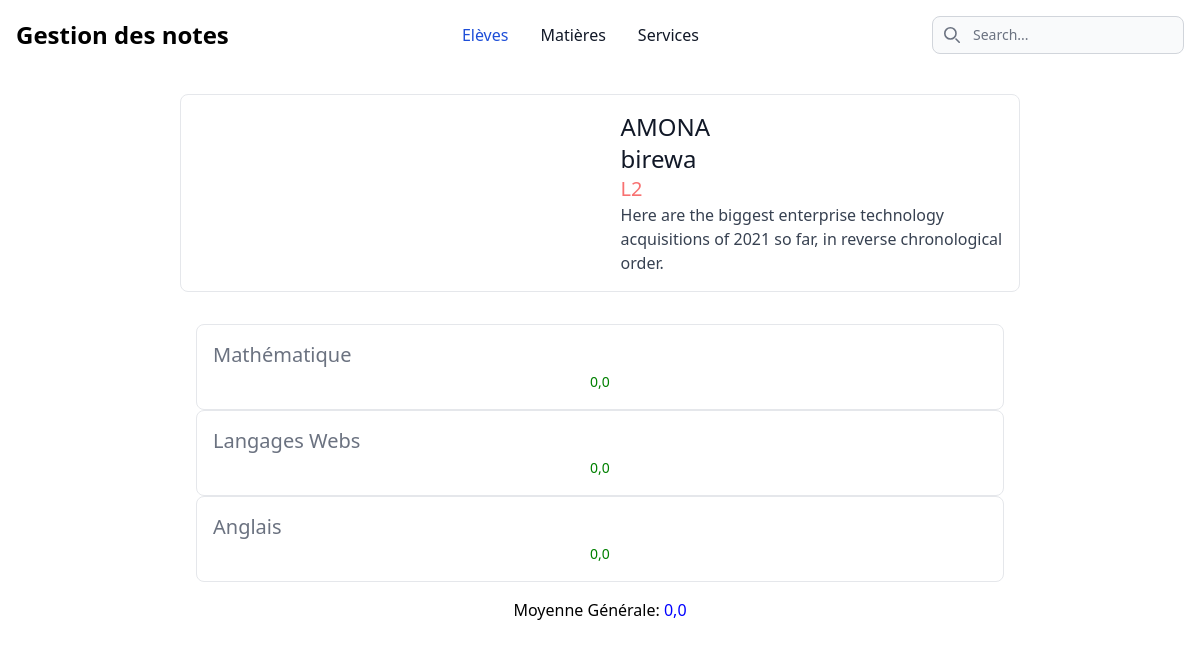
Page /notes/eleve/98567889/ on the earlier database version.
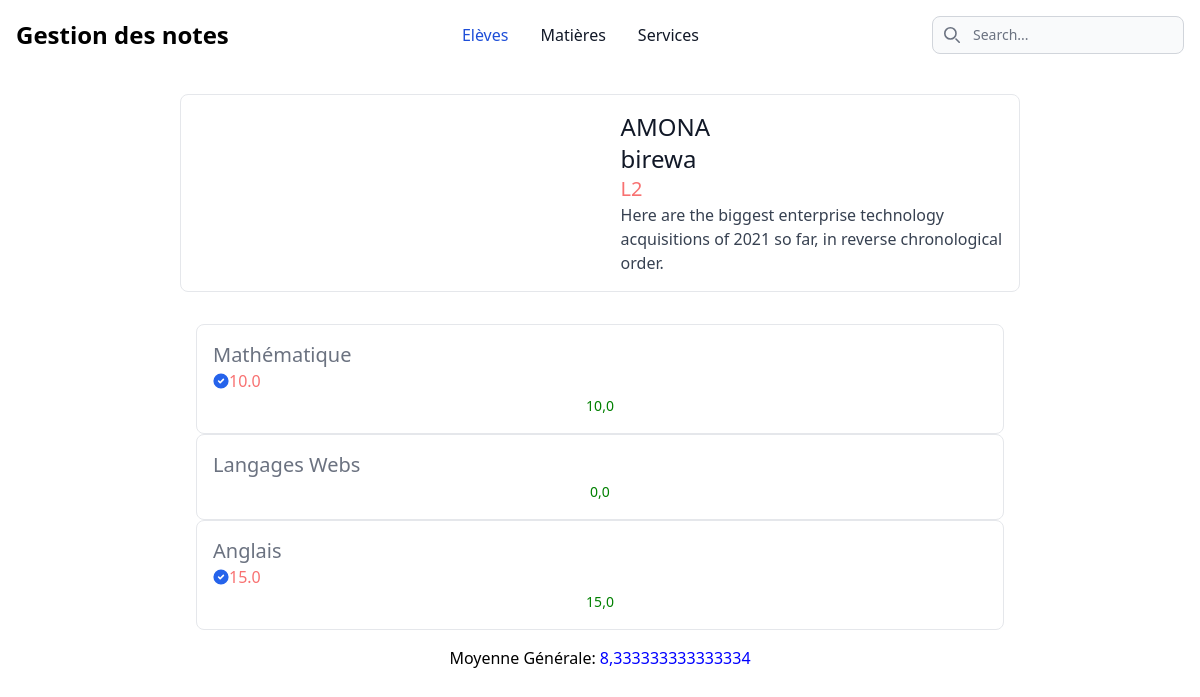
Same page on the later database version.
### notes/models.py (models this page shows)
class Matiere(models.Model):
    nom = models.CharField(unique=True,max_length=50)
    enseignant = models.ForeignKey(Enseignant,on_delete=models.CASCADE)
    niveaus = models.ManyToManyField('Niveau')
    class Meta:
        verbose_name_plural = "Matières"
    def __str__(self) -> str:
        return self.nom

class Note(models.Model):
    valeur = models.FloatField(null=True)
    eleve = models.ForeignKey(Eleve,on_delete=models.CASCADE)
    matiere = models.ForeignKey(Matiere,on_delete=models.CASCADE)
    def __str__(self) -> str:
        return str(self.valeur)

### notes/views.py (the view)
# urls.py: path('eleve/<int:id>/', views.eleve, name="eleve"),
def eleve(request, id):
    try:
        eleve = Eleve.objects.get(id=id)
        matieres = eleve.niveau.matiere_set.all()
        moyennes =  calcul_moyenne_eleve_par_matiere(matieres)
        moyennne_generale = moyenne_generale_eleve(moyennes)
        context = {
            'eleve': eleve,
            'matieres':zip(moyennes,matieres),
            "moyennes":moyennes,
            "moyenne_generale":moyennne_generale
        }
    except Eleve.DoesNotExist:
        raise Http404("Cet eleve n'existe pas")
    return render(request, 'eleves/details.html',context )

### notes/methodes/methods_eleve.py (called while the page is built)
def calcul_moyenne_eleve_par_matiere(matieres):
    moyennes = []
    for matiere in matieres:
        moyenne = matiere.note_set.aggregate(Avg('valeur',default=0))['valeur__avg']
        moyennes.append(moyenne)
    return moyennes

def moyenne_generale_eleve(moyennes):
    moyenne = sum(moyennes) / len(moyennes)
    return moyenne

### notes/models.py (called while the page is built)
    def __str__(self) -> str:
        return self.nom

### notes/templates/eleves/details.html (shortened to what this page needs)
{% extends 'notes/index.html' %} {% block content %}
<a href="#"
    class="flex flex-col items-center bg-white border border-gray-200 rounded-lg shadow md:flex-row md:max-w-xl hover:bg-gray-100 dark:border-gray-700 dark:bg-gray-800 dark:hover:bg-gray-700">
    <div class="flex flex-col justify-between p-4 leading-normal">
        <h5 class="mb-2 text-2xl font-bold tracking-tight text-gray-900 dark:text-white">
            {{ eleve.nom|upper }}
        </h5>
        <h6 class="mb-2 text-2xl font-bold tracking-tight text-gray-900 dark:text-white">
            {{ eleve.prenom }}
        </h6>
        <span class="text-xl text-red-400">{{ eleve.niveau }}</span>
        <p class="mb-3 font-normal text-gray-700 dark:text-gray-400">
            Here are the biggest enterprise technology acquisitions of 2021 so far, in
            reverse chronological order.
        </p>
    </div>
</a>
<div style="margin-top: 1rem;padding: 1rem;"
    class="grid grid-cols-1 grid-rows-1 md:grid-cols-4">
    {% for matiere in matieres%}
    <div
        class=" w-full max-w-sm p-4 m-1  bg-white border border-gray-200 rounded-lg shadow sm:p-8 dark:bg-gray-800 dark:border-gray-700">
        <h5 class="mb-4 text-xl font-medium text-gray-500 dark:text-gray-400">{{ matiere.1 }}</h5>
        <ul role="list" class="space-y-5 my-7">
            {% for note in matiere.1.note_set.all %}
            <li class="flex items-center">
                <span class="text-base font-normal leading-tight text-red-400 dark:text-red-400 ms-3">{{ note }}</span>
            </li>
            {% endfor %}
            {% if matiere.0 != None %}
            <h4  style="color: green;" class="text-green-600  rounded-lg text-sm px-5 py-2.5 inline-flex justify-center w-full text-center">{{ matiere.0 }}</h4>
            {% endif %}
        </ul>
    </div>
    {% endfor %}
</div>
<h1 style=" text-align: center;" class="border-gray-200 rounded-lg">Moyenne Générale: <span style="color: blue;">{{ moyenne_generale }}</span></h1>
{% endblock content %}

Differences in the rows shown:
computed for Matiere "Mathématique": matiere "0,0" → "10,0"
added Note: valeur "10.0", shown under Matiere "Mathématique"
computed for Matiere "Anglais": matiere "0,0" → "15,0"
added Note: valeur "15.0", shown under Matiere "Anglais"
Other differences:
{{ moyenne_generale }}: "0,0" → "8,333333333333334"
